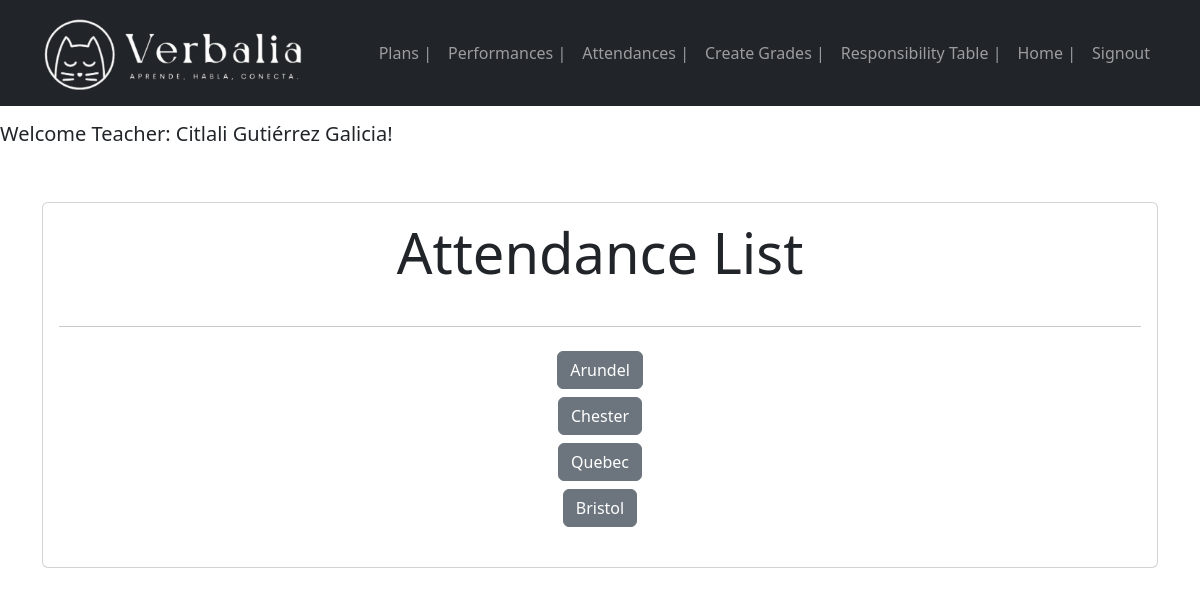
Page /inicio_attendance/ (signed in) on the committed database.
### boletas/models.py (models this page shows, shortened)
class Group(models.Model):
    name = models.CharField(max_length=50)
    level = models.CharField(max_length=50)
    schedule = models.CharField(max_length=50)
    user = models.ForeignKey(User, on_delete=models.SET_NULL, null=True, blank=True, editable=True)
    def has_assignment_this_week(self):
        start_of_week = Attendance.get_start_week_date()
        end_of_week = Attendance.get_end_week_date()
        assignments_this_week = self.attendance_set.filter(creation_date__gte=start_of_week, creation_date__lte=end_of_week)
        return assignments_this_week.exists()
    def has_plan_this_week(self):
        start_of_week = Plan.get_start_week_date()  # Asumiendo que Plan tiene un método similar
        end_of_week = Plan.get_end_week_date()      # Asumiendo que Plan tiene un método similar
        plans_this_week = self.plan_set.filter(creation_date__gte=start_of_week, creation_date__lte=end_of_week)
        return plans_this_week.exists()
    def has_performance_this_week(self):
        start_of_week = Performance.get_start_week_date()  # Asumiendo que Performance tiene un método similar
        end_of_week = Performance.get_end_week_date()      # Asumiendo que Performance tiene un método similar
        performances_this_week = self.performance_set.filter(creation_date__gte=start_of_week, creation_date__lte=end_of_week)
        return performances_this_week.exists()

### boletas/views.py (the view)
# urls.py: path('inicio_attendance/', views.inicio_attendance, name='inicio_attendance'),
def inicio_attendance(request):
    user = request.user
    groups = Group.objects.filter(user=user)
    current_week_label = Attendance.get_current_week_label()
    for group in groups:
        group.attendance = group.attendance_set.filter(semana=current_week_label).first()
    return render(request, 'inicio_attendance.html', {
        'groups':groups
    })

### boletas/context_processors.py (called while the page is built)
def assignment_check(request):
    if request.user.is_authenticated:
        todos_los_grupos = Group.objects.filter(user=request.user)
        todos_completados = all([group.has_assignment_this_week() for group in todos_los_grupos])
    else:
        todos_completados = False
    return {'todos_completados':todos_completados}

def plan_check(request):
    if request.user.is_authenticated:
        todos_los_grupos = Group.objects.filter(user=request.user)
        plans_completados = all([group.has_plan_this_week() for group in todos_los_grupos])
    else:
        plans_completados = False
    return {'plans_completados':plans_completados}

def performance_check(request):
    if request.user.is_authenticated:
        todos_los_grupos = Group.objects.filter(user=request.user)
        performances_completados = all([group.has_performance_this_week() for group in todos_los_grupos])
    else:
        performances_completados = False
    return {'performances_completados':performances_completados}

### boletas/models.py (called while the page is built)
    @staticmethod
    def get_start_week_date(today=None):
        if not today:
            today = datetime.now()
        if today.weekday() == 5 and today.time() > time(17,1):
            return datetime.combine(today.date(), time(17, 1))
        else:
            last_saturday = today - timedelta(days=(today.weekday() - 5) % 7, hours=today.hour, minutes=today.minute, seconds=today.second, microseconds=today.microsecond)
            return datetime.combine(last_saturday, time(17, 1))

    @staticmethod
    def get_end_week_date(today=None):
        if not today:
            today = datetime.now()
        start_week_date = Plan.get_start_week_date(today)
        return start_week_date + timedelta(days=7)- timedelta(minutes=1)

    @staticmethod
    def get_start_week_date(today=None):
        if not today:
            today = datetime.now()
        if today.weekday() == 5 and today.time() > time(17, 1):
            return datetime.combine(today.date(), time(17, 1))
        else:
            last_saturday = today - timedelta(days=(today.weekday() - 5) % 7, hours=today.hour, minutes=today.minute, seconds=today.second, microseconds=today.microsecond)
            return datetime.combine(last_saturday, time(17, 1))

    @staticmethod
    def get_end_week_date(today=None):
        if not today:
            today = datetime.now()
        start_week_date = Performance.get_start_week_date(today)
        return start_week_date + timedelta(days=7)- timedelta(minutes=1)

### boletas/templates/inicio_attendance.html
{% extends 'base.html' %}
{% block content %}
<main class="container py-5">
    <section class="card card-body">
        <h1 class="display-4 text-center mb-4">Attendance List</h1>
        <hr>
        <ul class="list-unstyled">
            {% for group in groups %}
            <li class="text-center my-2">
                {% if group.attendance %}
                    <a href="{% url 'edit_attendance' group.attendance.id %}" class="btn btn-dark">{{ group.name }} ✓ Editar </a>
                {% else %}
                    <a href="{% url 'select_attendance_count' group.id %}" class="btn btn-secondary">{{ group.name }}</a>
                {% endif %}
            </li>
            {% endfor %}
        </ul>
    </section>
</main>
{% endblock %}

### boletas/templates/base.html (shortened to what this page needs)
<!DOCTYPE html>
{% load static %}
<html lang="en">
<head>
    <link rel="stylesheet" href="https://cdn.jsdelivr.net/npm/bootstrap@5.3.2/dist/css/bootstrap.min.css">
</head>
<body>
    <nav class="navbar navbar-expand-lg bg-dark navbar-dark">
        <div class="container">
            <a class="navbar-brand" href="#"><img src="{% static 'LOGONUEVO2.png' %}" alt="Verbalia Logo" height="80" width="auto"></a>
            <div class="collapse navbar-collapse" id="navbarNav">
                <ul class="navbar-nav ms-auto">
                {% if user.is_authenticated %}
                <li class="nav-item">
                    <a href="/inicio_plan" class="nav-link">
                        Plans {% if plans_completados %}🎉{% endif %} |
                    </a>
                </li>
                <li class="nav-item">
                    <a href="/inicio_performance" class="nav-link">
                        Performances {% if performances_completados %}🎉{% endif %} |
                    </a>
                </li>
                <li class="nav-item">
                    <a href="/inicio_attendance" class="nav-link">
                        Attendances {% if todos_completados %}🎉{% endif %} |
                    </a>
                </li>
                <li class="nav-item">
                    <a href="/grades" class="nav-link">Create Grades |</a>
                </li>
                <li class="nav-item">
                    <a href="/responsibility_table" class="nav-link">Responsibility Table |</a>
                </li>
                <li class="nav-item">
                    <a href="/" class="nav-link">Home |</a>
                </li>
                <li class="nav-item">
                    <a href="/signout" class="nav-link">Signout</a>
                </li>
                {% endif %}
                </ul>
            </div>
        </div>
    </nav>
    {% if user.is_authenticated %}
    <h5> Welcome Teacher: {{ user.first_name }} {{ user.last_name }}!
    </h5>
    {% endif %}
    {% block content %}
    {% endblock %}
</body>
</html>

### rows in the picture
Group: name "Arundel"
Group: name "Chester"
Group: name "Quebec"
Group: name "Bristol"

### other values in the picture
{{ user.first_name }} "Citlali"
{{ user.last_name }} "Gutiérrez Galicia"
